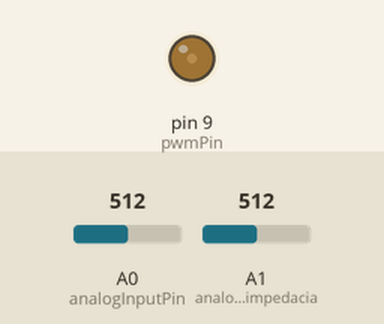
A sketch run on a simulated Arduino Uno, built with avr-gcc and run on an emulated ATmega328P. Parts: output pins drawn as LEDs (lit = HIGH). The inputs (shaded band) are chosen by the test bench; at power-on: A0 (analogInputPin) = 512, A1 (analogInputTransimpedacia) = 512. What the sketch prints to the serial monitor is not drawn. At 26.1 s the program stops and its outputs stay as they are.

Above: at 4.93 s.
At 10.22 s:
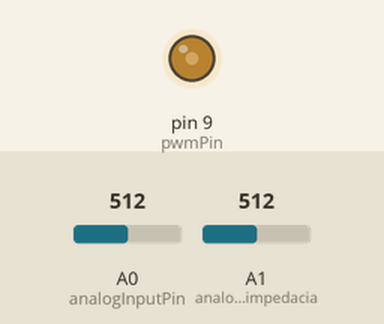
At 15.51 s:
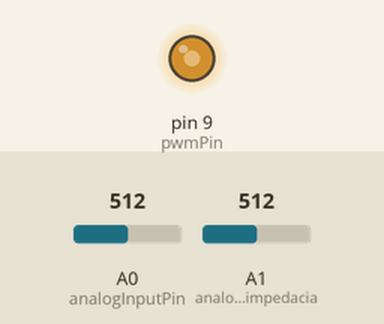
At 26.1 s:
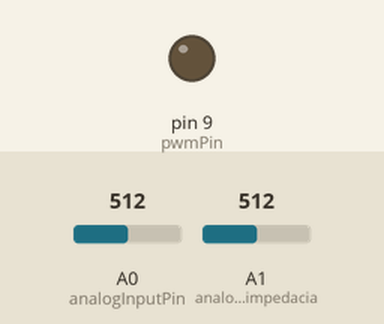
Timing chart, 0 to 27.6 s (numbered marks = the images above):
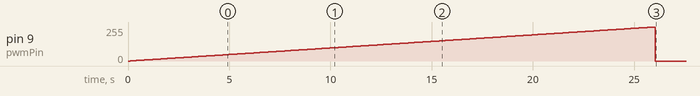

The sketch:

parte2.ino
```cpp
const int pwmPin = 9;               // Pino de saída PWM
const int analogInputTransimpedacia = A1;     // Pino de entrada analógica
const int analogInputPin = A0;      // Pino de entrada analógica

const int pwmMaxValue = 255;        // Valor máximo de PWM
const int delayTime = 100;          // Intervalo entre incrementos (ms)
const int rampSteps = 255;          // Número de passos na rampa

static int currentResistor = 470;

void setup() {
  Serial.begin(9600);                // Inicializa a comunicação serial
}

void loop() {
  for (int i = 0; i <= rampSteps; i++) {
    int pwmValue = map(i, 0, rampSteps, 0, pwmMaxValue);
    analogWrite(pwmPin, pwmValue);
    delay(delayTime);

    int analogValue = analogRead(analogInputPin);
    float voltage = analogValue * (5.0 / 1023.0);
    int analogCurrent = analogRead(analogInputTransimpedacia);
    float current = (analogCurrent * (5.0 / 1023.0))/currentResistor;

    Serial.print(voltage, 3);
    Serial.print(";");
    Serial.println(current, 7);

    if(current>0.028) break;
  }
  analogWrite(pwmPin, 0);
  while (1){}
  delay(1000); // Pausa de 1 segundo no final da rampa
}
```

Measured:
- by itself, pin 9 (pwmPin): rises from 0/255 to 255/255 in 25.8 s, then falls to 0/255 in 0.10 s
